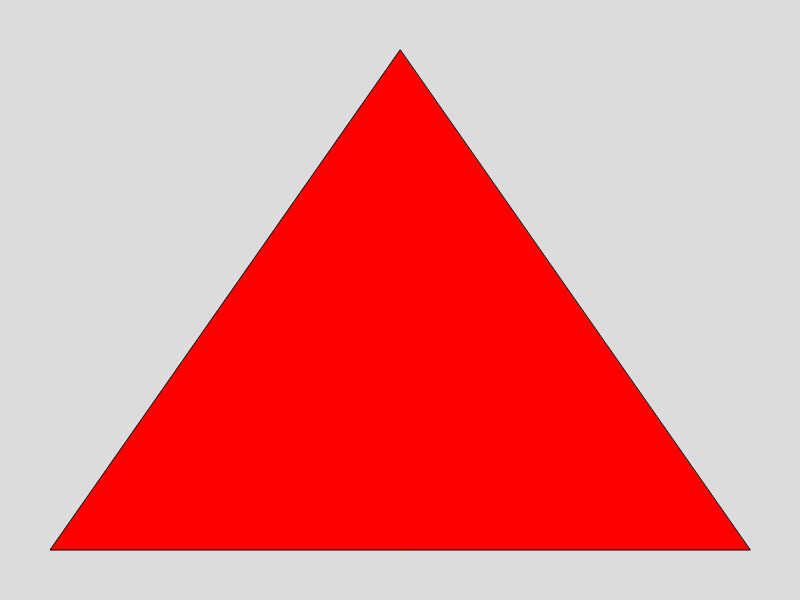
Frame 1 (no input)
Frame 60 (no input): identical to frame 1, image omitted
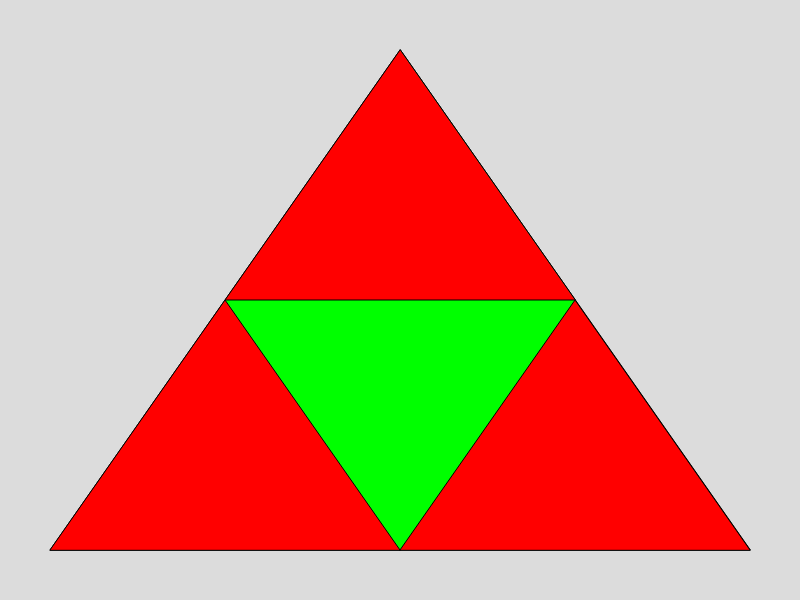
Frame 120 (the mouse pressed at the canvas centre since frame 60)

The p5.js sketch that drew these frames (run headless with seeded random() and noise() and a simulated clock; from frame 60 on, the mouse is pressed at the canvas centre):

// p5.js sketch
// ── sketch.js
// Sierpinski Triangle
// Hyder Shahzaib Ahmed
// 1/2/24

let intialTri = [
  {x: 400, y: 50},
  {x: 50, y: 550},
  {x: 750, y: 550}
];

let depth;
let theColors = [
  "#FF0000",
  "#00FF00",
  "#0000FF",
  "#FFFF00",
  "#FF00FF",
  "#00FFFF",
  "#000000"
];

function setup() {
  createCanvas(800, 600);
  depth = 0;
}

function draw() {
  background(220);
  sierpinski(intialTri, depth);
}

function mousePressed() {
  if (depth < theColors.length - 1){
    depth++;
  }
}

function sierpinski(tri, deg) {
  let a = tri[0];
  let b = tri[1];
  let c = tri[2];
  fill(theColors[deg]);
  triangle(a.x, a.y, b.x, b.y, c.x, c.y);
  if (deg > 0) {
    sierpinski([a, midpoint(a, b), midpoint(a, c)], deg - 1);
    sierpinski([b, midpoint(b, a), midpoint(b, c)], deg - 1);
    sierpinski([c, midpoint(c, a), midpoint(c, b)], deg - 1);
  }
}

function midpoint(a, b) {
  let newX = (a.x + b.x) / 2;
  let newY = (a.y + b.y) / 2;
  return {x: newX, y: newY};
}
